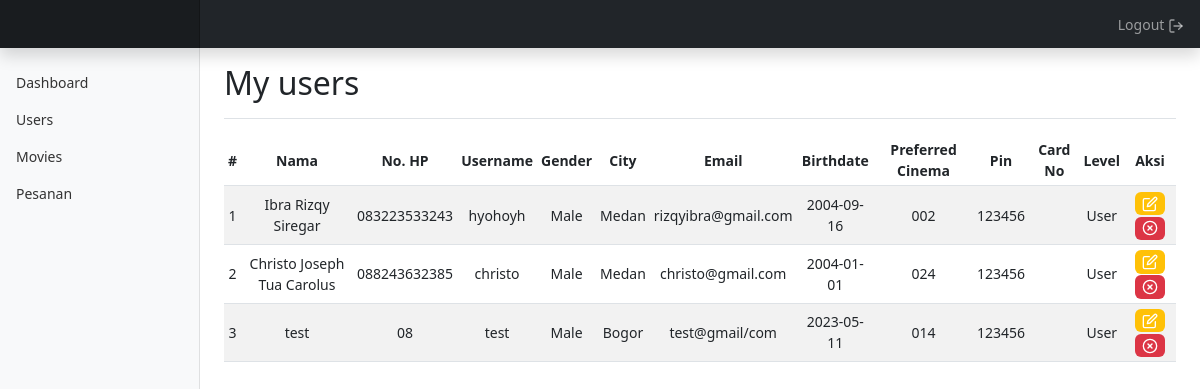
/admin?p=users (signed in), run on the app's committed database.
### tables this page shows
CREATE TABLE `users` (
  `id` int(11) NOT NULL,
  `nama` varchar(255) NOT NULL,
  `no_hp` varchar(15) NOT NULL,
  `username` varchar(100) NOT NULL,
  `gender` varchar(6) NOT NULL,
  `city` varchar(11) NOT NULL,
  `email_address` varchar(200) NOT NULL,
  `birthdate` date NOT NULL,
  `preferred_cinema` varchar(100) NOT NULL,
  `pin` varchar(6) NOT NULL,
  `card_no` varchar(30) DEFAULT NULL,
  `password` varchar(255) NOT NULL,
  `address` varchar(255) DEFAULT NULL,
  `level` tinyint(1) NOT NULL DEFAULT 2
);

CREATE TABLE `cities` (
  `city_id` int(11) NOT NULL,
  `city_name` varchar(127) NOT NULL
);

### includes/functions.php (called while the page is built, shortened)
<?php
    $conn = mysqli_connect("localhost", "root", "", "cgv");
    function tampilkan($query){
        global $conn;
        $hasil = mysqli_query($conn, $query);
        $kosong = [];
        while($isi = mysqli_fetch_assoc($hasil)){
            $kosong[] = $isi;
        }
        return $kosong;
    }
?>

### admin/users/akun.php (the view, shortened to what this page needs)
<?php
    $data = tampilkan("SELECT * FROM users a INNER JOIN cities b ON a.city = b.city_id WHERE level = 2");
?>
<div class="d-flex justify-content-between flex-wrap flex-md-nowrap align-items-center pt-3 pb-2 mb-3 border-bottom">
    <h1 class="h2">My users</h1>
</div>
<div class="table-responsive">
    <table class="table table-striped table-sm text-center align-middle">
        <thead>
            <tr class="text-center align-middle">
                <th scope="col">#</th>
                <th scope="col">Nama</th>
                <th scope="col">No. HP</th>
                <th scope="col">Username</th>
                <th scope="col">Gender</th>
                <th scope="col">City</th>
                <th scope="col">Email</th>
                <th scope="col">Birthdate</th>
                <th scope="col">Preferred Cinema</th>
                <th scope="col">Pin</th>
                <th scope="col">Card No</th>
                <th scope="col">Level</th>
                <th scope="col">Aksi</th>
            </tr>
        </thead>
        <tbody>
            <?php $i = 1; ?>
            <?php foreach($data as $row) : ?>
                <tr>
                    <td><?= $i ?></td>
                    <td><?= $row['nama'] ?></td>
                    <td><?= $row['no_hp'] ?></td>
                    <td><?= $row['username'] ?></td>
                    <td><?= $row['gender'] ?></td>
                    <td><?= $row['city_name'] ?></td>
                    <td><?= $row['email_address'] ?></td>
                    <td><?= $row['birthdate'] ?></td>
                    <td><?= $row['preferred_cinema'] ?></td>
                    <td><?= $row['pin'] ?></td>
                    <td><?= $row['card_no'] ?></td>
                    <?php if($row['level'] == 1) : ?>
                        <td>Admin</td>
                    <?php else : ?>
                        <td>User</td>
                    <?php endif ?>
                    <td>
                        <a href="/cgv/admin?p=edit-user&id=<?= $row['id'] ?>" class="badge bg-warning"><span data-feather="edit"></span></a>
                        <form action="" method="POST" class="d-inline">
                            <button name="btnHapus" class="border-0 badge bg-danger" onclick="return confirm('Are you sure?')"><span data-feather="x-circle"></span></button>
                        </form>
                    </td>
                </tr>
                <?php $i++; ?>
            <?php endforeach ?>
        </tbody>
    </table>
</div>

### admin/index.php (shortened to what this page needs)
<?php
    require "../includes/functions.php";
?>
<!DOCTYPE html>
<html lang="en">
<head>
    <link href="../assets/css/bootstrap.css" rel="stylesheet">
    <link href="../assets/css/dashboard.css" rel="stylesheet">
</head>
<body>
    <?php include "./layouts/header.php" ?>
    <div class="container-fluid">
        <div class="row">
            <?php include "./layouts/sidebar.php" ?>
            <main class="col-md-9 ms-sm-auto col-lg-10 px-md-4">
                <?php include "./layouts/main.php" ?>
            </main>
        </div>
    </div>
</body>
</html>

### admin/layouts/header.php (shortened to what this page needs)
<header class="navbar navbar-dark sticky-top bg-dark flex-md-nowrap p-0 shadow">
    <a class="navbar-brand col-md-3 col-lg-2 me-0 px-3 fs-6 text-center" href="/"><img src="" width="40px"></a>
    <div class="navbar-nav">
        <div class="nav-item text-nowrap">
            <a href="/cgv?p=logout" onclick="return confirm('Apakah kamu yakin?')" class="nav-link px-3 bg-dark border-0">Logout <span data-feather="log-out"></span></a>
        </div>
    </div>
</header>

### admin/layouts/sidebar.php
<nav id="sidebarMenu" class="col-md-3 col-lg-2 d-md-block bg-light sidebar collapse">
    <div class="position-sticky pt-3 sidebar-sticky">
        <ul class="nav flex-column">
            <li class="nav-item">
                <a class="nav-link {{ Request::is('admin') ? 'active' : ''}}" aria-current="page" href="/cgv/admin">
                    Dashboard
                </a>
            </li>
            <li class="nav-item">
                <a class="nav-link {{ Request::is('admin/users*') ? 'active' : ''}}" href="/cgv/admin?p=users">
                    Users
                </a>
            </li>
            <li class="nav-item">
                <a class="nav-link {{ Request::is('admin/products*') ? 'active' : ''}}" href="/cgv/admin?p=movies">
                    Movies
                </a>
            </li>
            <li class="nav-item">
                <a class="nav-link {{ Request::is('admin/pesanan*') ? 'active' : ''}}" href="/admin/pesanan">
                    Pesanan
                </a>
            </li>
        </ul>
    </div>
</nav>

### admin/layouts/main.php (shortened to what this page needs)
<?php
    if(@$_GET){
        switch($_GET["p"]){
            case"users":
                include 'users/akun.php';
                break;
        }
    }else{
        include "page/home.php";
    }
?>

### assets/css/dashboard.css (style rules this page uses)
body { font-size: .875rem; }
.feather { width: 16px; height: 16px; }
.sidebar { position: fixed; top: 0; bottom: 0; left: 0; z-index: 100; padding: 48px 0 0; box-shadow: inset -1px 0 0 rgba(0, 0, 0, .1); }
.sidebar-sticky { height: calc(100vh - 48px); overflow-x: hidden; overflow-y: auto; }
.sidebar .nav-link { font-weight: 500; color: #333; }
.navbar-brand { padding-top: .75rem; padding-bottom: .75rem; background-color: rgba(0, 0, 0, .25); box-shadow: inset -1px 0 0 rgba(0, 0, 0, .25); }

### data on the page
users: nama "Ibra Rizqy Siregar", no_hp "083223533243", username "hyohoyh", gender "Male", cities.city_name "Medan", email_address "rizqyibra@gmail.com", birthdate "2004-09-16", preferred_cinema "002", pin "123456", level "User"
users: nama "Christo Joseph Tua Carolus", no_hp "088243632385", username "christo", gender "Male", cities.city_name "Medan", email_address "christo@gmail.com", birthdate "2004-01-01", preferred_cinema "024", pin "123456", level "User"
users: nama "test", no_hp "08", username "test", gender "Male", cities.city_name "Bogor", email_address "test@gmail/com", birthdate "2023-05-11", preferred_cinema "014", pin "123456", level "User"
